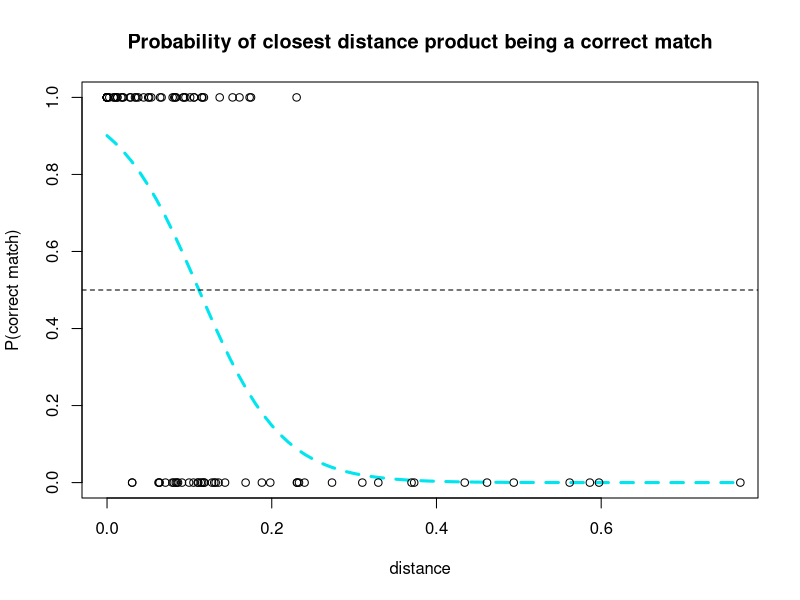

R code for this plot:
library('stringdist')
library('ggplot2')
library('tidyr')
options(stringsAsFactors = FALSE)

matched_data <- read.csv("upc matched test data.csv")

# Assumptions
#   All products must have a match
#   Matched names cannot be recycled
#   

product.names <- data.frame(id=matched_data$X_ID,
                            name=matched_data$amazonName,
                            matched_id=NA,
                            matched_name=NA,
                            match_distance=NA,
                            correct_match_name=matched_data$supplierName,
                            match_correct=NA)

match.candidates <- data.frame(id=matched_data$X_ID,
                               name=matched_data$supplierName,
                               matched_already=FALSE
                               )

cleanProducts <- function(set){
  set[which(set$name==""),"name"] <- NA
  set <- set[!is.na(set$name),]
  
  return(set)
}

product.names <- cleanProducts(product.names)
match.candidates <- cleanProducts(match.candidates)
                            
stringDistanceFormula <- function(string1, string2, method){
  string.distance <- stringdist(string1, string2, method=method)
  return(string.distance)
}

normalizeStringDistance <- function(string1, string2, distance, method){
  # (largerString.Length - editDistance) / largerString.Length)
  if (method == "cosine"){
    normalized.distance <- distance
  }
  else {
    larger.length <- max(nchar(string1), nchar(string2))
    normalized.distance <- distance/larger.length
  }
  return(normalized.distance)
}

applyStringDistance <- function(string1, string2, method){
  raw.distance <- stringDistanceFormula(string1, string2, method=method)
  string.distance <- normalizeStringDistance(string1, string2, raw.distance, method=method)
  return(string.distance)
}

# given amazon info & list of remaining supplier products
# find the most likely match
findMatch <- function(name, match.set, recycle.names = FALSE, match.must.exist=TRUE, max.norm.distance=NULL){
  # name: string, product name to be matched
  # match.set: data.frame, list of potential matches (id, name, matched)
  # recycle.names: boolean, whether to re-use already matched names
  # match.must.exist: boolean, whether match for name must exist in match.set
  # max.norm.distance: float: if match.must.exist==FALSE, the maximum distance that will return a match (must be between 0 and 1)
  available.matches <- match.set
  if (!recycle.names){
    available.matches <- available.matches[!available.matches$matched_already,]
  }
  available.matches$distance <- c(apply(available.matches[c("name")], 2, applyStringDistance, string1=name, method="cosine"))
  best.match <- available.matches[which(available.matches$distance==min(available.matches$distance)),]
  # need to account for tie for best match, currently assuming there is only 1 best match
  # if there is a tie, break it through random choice
  if(nrow(best.match) > 1){
    best.match <- best.match[round(runif(1, min=1, max=nrow(best.match)),0),]
  }
  
  if (!match.must.exist && best.match$distance > max.norm.distance){
    # some logic for denying the match if it is too far away
    # currently assuming a match must be made, so this is just placeholder
    best.match <- NULL
  }
  
  return(best.match)
}

associateMatch <- function(name.id, best.match, products){
  # name.id:
  # best.match:
  # products
  
  
  products[products$id==name.id,c("matched_id")] <- best.match$id
  products[products$id==name.id,c("matched_name")] <- best.match$name
  products[products$id==name.id,c("match_distance")] <- best.match$distance
  
  return(products)
}

matchAll <- function(product.names, match.candidates){
  for (i in 1:nrow(product.names)){
    product.name <- product.names[i,]
    # print(i)
    best.match <- findMatch(name=product.name$name, match.set=match.candidates, recycle.names = FALSE, match.must.exist=TRUE, max.norm.distance=NULL)
    if (!is.null(best.match)){
      product.names <- associateMatch(name.id=product.name$id, best.match=best.match, products=product.names)
      match.candidates[match.candidates$id==best.match$id,c("matched_already")] <- TRUE
    }
  }
  return(product.names)
}

result <- matchAll(product.names = product.names, match.candidates = match.candidates)

result[,"match_correct"] <- result[,"matched_name"]==result[,"correct_match_name"]


# Want to track:
  #   Matched Correctly
matched.correctly <- sum(result$match_correct)/nrow(result)
print(paste0("Correctly Matched: ",round(matched.correctly * 100,0),"%"))
  #   Matched Incorrectly
matched.incorrectly <- sum(!result$match_correct)/nrow(result)
print(paste0("Incorrectly Matched: ",round(matched.incorrectly * 100,0),"%"))
# ignoring unmatched for now since we are testing only with a must-match strategy
# instead we test that the sums are correct
print(paste0("Matched %'s Sum to 1: ", (matched.correctly + matched.incorrectly)==1))
  #   Unmatched Correctly
  #   Unmatched Incorrectly

# Begin to explore match_distance limiting by plotting logistic regression
# i.e. how well does match_distance predict a correct match
model <- glm(formula = match_correct ~ match_distance, family = binomial, data = result)
print(summary(model))

intercept <- model$coef[1] # intercept
distance_coef <- model$coef[2]

distance_range <- seq(from=min(result$match_distance), to=max(result$match_distance), by=.01)

logits <- intercept + distance_coef * distance_range

probs <- exp(logits)/(1 + exp(logits))

plot(distance_range, probs, 
     ylim=c(0,1),
     type="l", 
     lwd=3, 
     lty=2, 
     col="turquoise2", 
     xlab="distance", ylab="P(correct match)", main="Probability of closest distance product being a correct match")
abline(h=.5, lty=2)
points(result$match_distance, result$match_correct)

# In theory we could then feed these results back into inform max.norm.distance in the matchAll function for future match attempts
# Given more data, we can test how well a more informed prediction performs
# Also, given other information such as barcodes and use of the product URL may result in a better outcome
